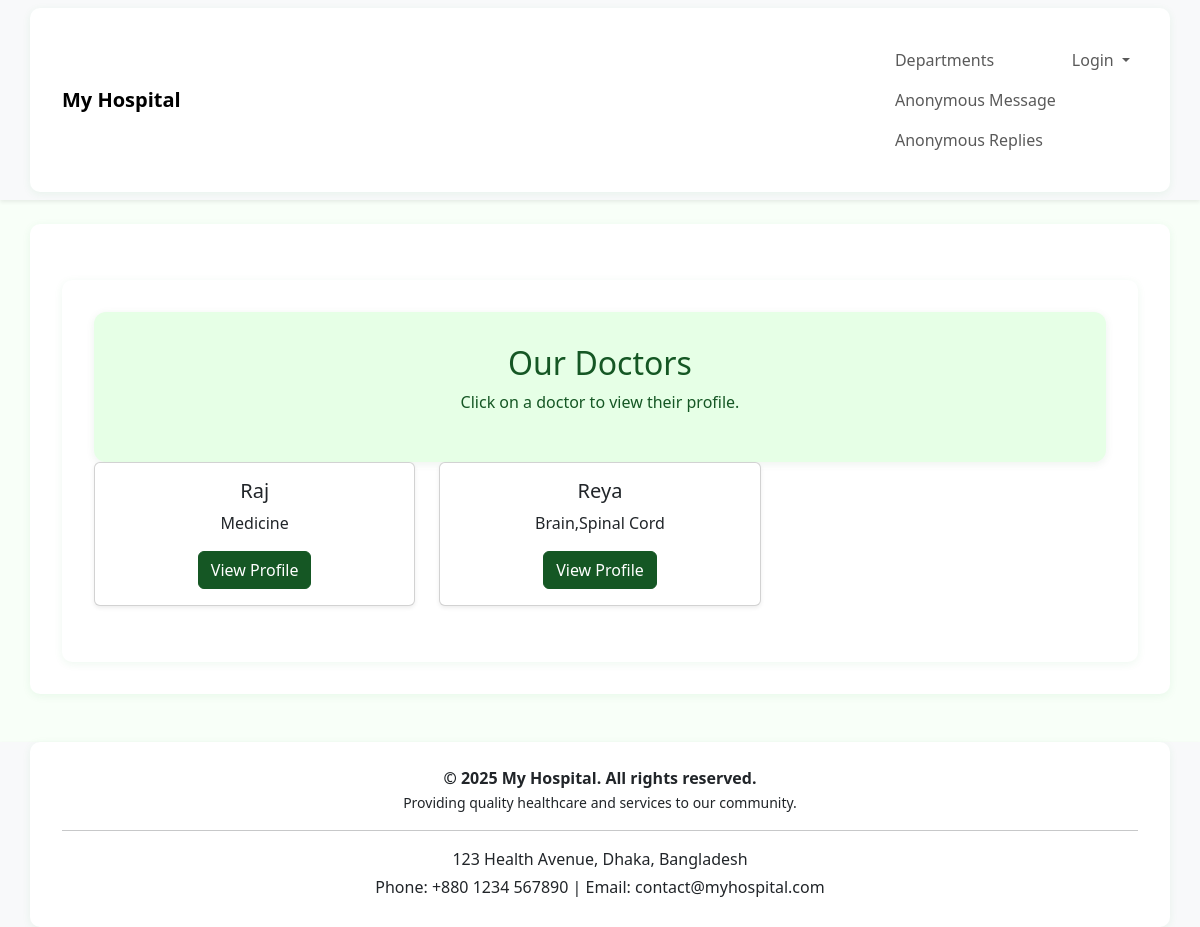
The page /doctors/doctors/ on the database as committed earlier.
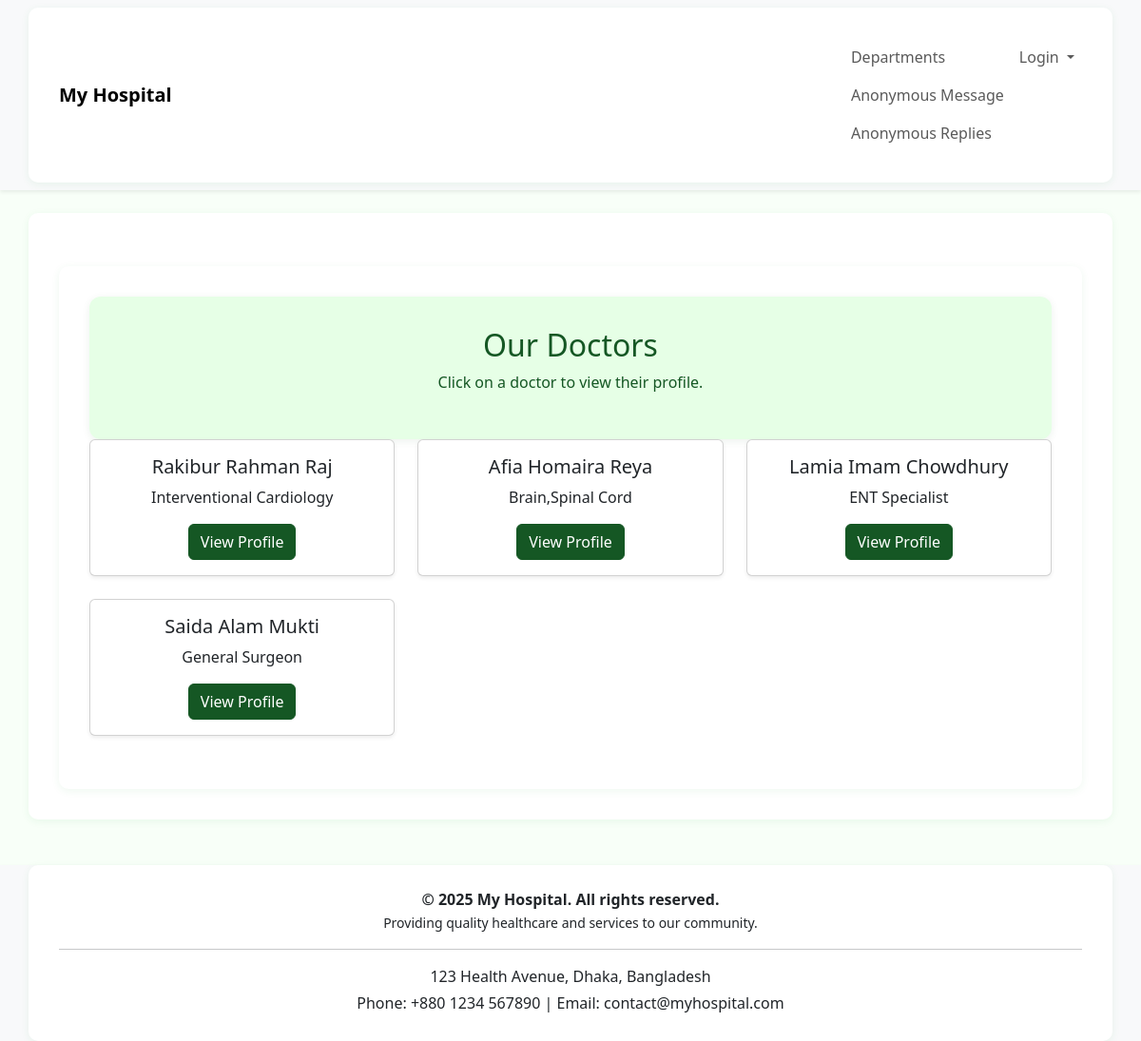
The same page on the database as committed later.
### doctors/models.py (models this page shows, shortened)
class doctor(models.Model):
    user = models.OneToOneField(User, on_delete=models.CASCADE, null=True, blank=True)  # link to Django user
    name = models.CharField(max_length=100)
    specialization = models.CharField(max_length=100)
    phone_number = models.CharField(max_length=15)
    email = models.EmailField()
    department = models.ForeignKey('department', on_delete=models.CASCADE, null=True, blank=True)
    photo = models.ImageField(upload_to='doctor_photos/', null=True, blank=True)
    education = models.CharField(max_length=255, null=True, blank=True)
    experience = models.TextField(null=True, blank=True)
    consultation_fee = models.DecimalField(max_digits=8, decimal_places=2, default=0)

### doctors/views.py (the view)
# urls.py: path('doctors/', views.doctor_list, name='doctor_list'),
def doctor_list(request):
    doctors = doctor.objects.all()
    return render(request, 'doctor_list.html', {'doctors': doctors})

### templates/doctor_list.html (shortened to what this page needs)
{% extends 'base.html' %}
{% load static %}
{% block content %}
<link rel="stylesheet" href="{% static 'home.css' %}">
<div class="container mt-4">
    <div class="jumbotron text-center">
        <h2>Our Doctors</h2>
        <p>Click on a doctor to view their profile.</p>
    </div>
    <div class="row">
        {% for doc in doctors %}
        <div class="col-md-4 mb-4">
            <div class="card shadow-sm h-100">
                <div class="card-body text-center">
                    <h5 class="card-title">{{ doc.name }}</h5>
                    <p class="card-text">{{ doc.specialization }}</p>
                   <a href="{% url 'doctor_profile' doc.id %}" class="btn btn-success">View Profile</a>
                </div>
            </div>
        </div>
        {% endfor %}
    </div>
</div>
{% endblock %}

Rows that differ between the two databases and show on the page:
changed doctor: name "Raj" → "Rakibur Rahman Raj"; specialization "Medicine" → "Interventional Cardiology"
changed doctor "Brain,Spinal Cord": name "Reya" → "Afia Homaira Reya"
added doctor: name "Lamia Imam Chowdhury", specialization "ENT Specialist"
added doctor: name "Saida Alam Mukti", specialization "General Surgeon"
